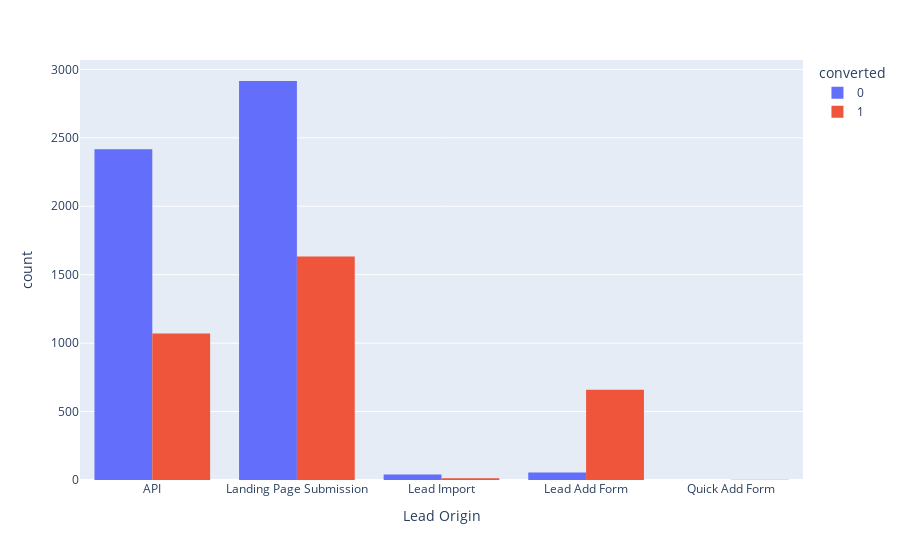

Notebook cell for this chart:
### Markdown cell above
- `SMS Sent` has high conversion rate & highest people converted after this activity.
- `Olark Chat Conversation` doesn't lead to much conversion. Company can decrease priority from assigning resources for this business activity.
- People reacted through email gives healthy amount of conversion rate.
- We can say that company should prioritize email & sms activity.

### Visualizing Lead Origin Column

### Code cell
# Bar plot of Lead Origin columnn
fig4=px.histogram(df, x='lead_origin', color="converted", barmode='group',hover_data=df.columns,
                  labels={'lead_origin': 'Lead Origin'})
fig4.show()

### Figure 1 — Plotly figure (JSON) as saved in the notebook; plotly's stock layout.template omitted (floating-point values rounded to 4 significant figures; data arrays with more than 128 entries replaced by an {"elided": "..."} marker saying what was removed)
{"data": [{"alignmentgroup": "True", "bingroup": "x", "hovertemplate": "converted=0<br>Lead Origin=%{x}<br>count=%{y}<extra></extra>", "legendgroup": "0", "marker": {"color": "#636efa", "pattern": {"shape": ""}}, "name": "0", "offsetgroup": "0", "orientation": "v", "showlegend": true, "type": "histogram", "x": {"elided": "5427 str values"}, "xaxis": "x", "yaxis": "y"}, {"alignmentgroup": "True", "bingroup": "x", "hovertemplate": "converted=1<br>Lead Origin=%{x}<br>count=%{y}<extra></extra>", "legendgroup": "1", "marker": {"color": "#EF553B", "pattern": {"shape": ""}}, "name": "1", "offsetgroup": "1", "orientation": "v", "showlegend": true, "type": "histogram", "x": {"elided": "3377 str values"}, "xaxis": "x", "yaxis": "y"}], "layout": {"barmode": "group", "legend": {"title": {"text": "converted"}, "tracegroupgap": 0}, "margin": {"t": 60}, "xaxis": {"anchor": "y", "domain": [0, 1], "title": {"text": "Lead Origin"}}, "yaxis": {"anchor": "x", "domain": [0, 1], "title": {"text": "count"}}}}
